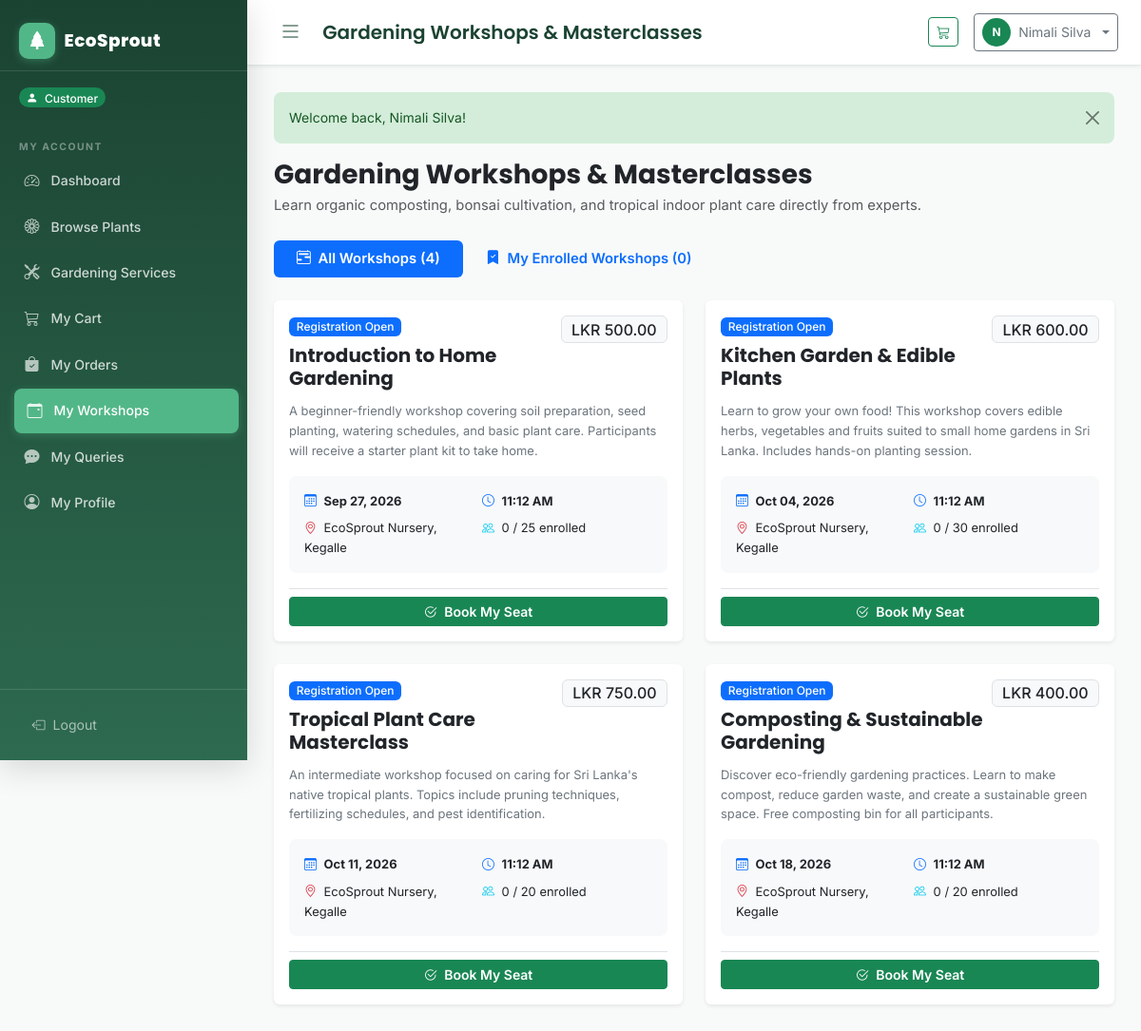
/customer/my-workshops.php (signed in), run on the app's committed database.
### tables this page shows
CREATE TABLE IF NOT EXISTS workshops (
    id             INT UNSIGNED AUTO_INCREMENT PRIMARY KEY,
    title          VARCHAR(200)  NOT NULL,
    description    TEXT          NULL,
    schedule_date  DATETIME      NOT NULL,
    capacity       INT UNSIGNED  NOT NULL DEFAULT 20,
    fee            DECIMAL(10,2) NOT NULL DEFAULT 0.00,
    created_at     TIMESTAMP NOT NULL DEFAULT CURRENT_TIMESTAMP,
    updated_at     TIMESTAMP NOT NULL DEFAULT CURRENT_TIMESTAMP ON UPDATE CURRENT_TIMESTAMP,
    INDEX idx_schedule_date (schedule_date)
);

### includes/auth.php (called while the page is built, shortened)
<?php
function getBaseUrl(): string
{
    $protocol = (!empty($_SERVER['HTTPS']) && $_SERVER['HTTPS'] !== 'off') ? 'https' : 'http';
    $host     = $_SERVER['HTTP_HOST'] ?? 'localhost';
    $scriptName = str_replace('\\', '/', $_SERVER['SCRIPT_NAME'] ?? '');
    if (preg_match('#^(.*?)/(?:admin|staff|customer|actions|includes|assets|database)(?:/|$)#i', $scriptName, $matches)) {
        $subFolder = $matches[1];
    } else {
        $subFolder = dirname($scriptName);
    }
    $subFolder = str_replace('\\', '/', $subFolder);
    return rtrim($protocol . '://' . $host . $subFolder, '/');
}

### customer/my-workshops.php (the view, shortened to what this page needs)
<?php
require_once __DIR__ . '/../includes/auth.php';
require_once __DIR__ . '/../includes/functions.php';
$pdo    = getPDO();
$base   = getBaseUrl();
$userId = getCurrentUserId();
$regStmt = $pdo->prepare("SELECT workshop_id FROM workshop_registrations WHERE user_id = ?");
$regStmt->execute([$userId]);
$myRegIds = $regStmt->fetchAll(PDO::FETCH_COLUMN);
$allWsStmt = $pdo->query("
    SELECT w.*, COUNT(r.id) AS registered_count
    FROM workshops w
    LEFT JOIN workshop_registrations r ON w.id = r.workshop_id
    GROUP BY w.id
    ORDER BY w.schedule_date ASC
");
$allWorkshops = $allWsStmt->fetchAll();
$pageHeading = 'Gardening Workshops & Masterclasses';
$wsAction    = $base . '/actions/workshop_action.php';
?>
<!DOCTYPE html>
<html lang="en">
<head>
    <link rel="stylesheet" href="https://cdn.jsdelivr.net/npm/bootstrap@5.3.3/dist/css/bootstrap.min.css">
    <link rel="stylesheet" href="https://cdn.jsdelivr.net/npm/bootstrap-icons@1.11.3/font/bootstrap-icons.min.css">
    <link rel="stylesheet" href="<?= $base ?>/assets/css/style.css">
</head>
<body>
<div class="app-wrapper">
    <?php require_once __DIR__ . '/../components/sidebar.php'; ?>
    <div class="main-content">
        <?php require_once __DIR__ . '/../components/navbar.php'; ?>
        <div class="content-area">
            <?= renderFlash() ?>
            <div class="d-flex flex-column flex-md-row justify-content-between align-items-md-center gap-3 mb-4">
                <div>
                    <h2 class="h3 mb-1 text-dark fw-bold"><?= htmlspecialchars($pageHeading) ?></h2>
                    <p class="text-muted mb-0">Learn organic composting, bonsai cultivation, and tropical indoor plant care directly from experts.</p>
                </div>
            </div>
            <ul class="nav nav-pills mb-4" id="workshopTab" role="tablist">
                <li class="nav-item">
                    <button class="nav-link active px-4 py-2 fw-semibold" id="all-tab" data-bs-toggle="pill" data-bs-target="#all-workshops" type="button">
                        <i class="bi bi-calendar2-range me-1"></i> All Workshops (<?= count($allWorkshops) ?>)
                    </button>
                </li>
                <li class="nav-item">
                    <button class="nav-link px-4 py-2 fw-semibold" id="my-tab" data-bs-toggle="pill" data-bs-target="#my-workshops" type="button">
                        <i class="bi bi-bookmark-check-fill me-1"></i> My Enrolled Workshops (<?= count($myRegIds) ?>)
                    </button>
                </li>
            </ul>
            <div class="tab-content" id="workshopTabContent">
                <div class="tab-pane fade show active" id="all-workshops">
                    <?php if (empty($allWorkshops)): ?>
                        <div class="card border-0 shadow-sm text-center py-5">
                            <div class="card-body">
                                <i class="bi bi-calendar-x display-4 text-muted mb-3 d-block"></i>
                                <h5>No Workshops Currently Scheduled</h5>
                                <p class="text-muted">Check back soon for new hands-on sessions at our Kegalle nursery.</p>
                            </div>
                        </div>
                    <?php else: ?>
                        <div class="row g-4">
                            <?php foreach ($allWorkshops as $ws):
                                $isRegistered = in_array((int)$ws['id'], $myRegIds);
                                $isFull = (int)$ws['registered_count'] >= (int)$ws['capacity'];
                                $isPast = strtotime($ws['schedule_date']) < time();
                            ?>
                                <div class="col-12 col-md-6">
                                    <div class="card border-0 shadow-sm h-100 <?= $isRegistered ? 'border-start border-4 border-success' : '' ?>">
                                        <div class="card-body d-flex flex-column">
                                            <div class="d-flex justify-content-between align-items-start mb-2">
                                                <div>
                                                    <?php if ($isPast): ?>
                                                        <span class="badge bg-secondary mb-2">Past Event</span>
                                                    <?php elseif ($isRegistered): ?>
                                                        <span class="badge bg-success mb-2"><i class="bi bi-check-circle me-1"></i>You are Enrolled</span>
                                                    <?php elseif ($isFull): ?>
                                                        <span class="badge bg-danger mb-2">Fully Booked</span>
                                                    <?php else: ?>
                                                        <span class="badge bg-primary mb-2">Registration Open</span>
                                                    <?php endif; ?>
                                                    <h5 class="fw-bold text-dark mb-1"><?= htmlspecialchars($ws['title']) ?></h5>
                                                </div>
                                                <span class="badge bg-light text-dark border fs-6">
                                                    <?= (float)$ws['fee'] > 0 ? formatLKR($ws['fee']) : '<span class="text-success fw-bold">FREE</span>' ?>
                                                </span>
                                            </div>
                                            <p class="text-secondary small mb-3 flex-grow-1">
                                                <?= nl2br(htmlspecialchars($ws['description'] ?? '')) ?>
                                            </p>
                                            <div class="bg-light p-3 rounded-3 mb-3 small">
                                                <div class="row g-2 text-dark">
                                                    <div class="col-6">
                                                        <i class="bi bi-calendar3 text-primary me-1"></i>
                                                        <strong><?= date('M d, Y', strtotime($ws['schedule_date'])) ?></strong>
                                                    </div>
                                                    <div class="col-6">
                                                        <i class="bi bi-clock text-primary me-1"></i>
                                                        <strong><?= date('h:i A', strtotime($ws['schedule_date'])) ?></strong>
                                                    </div>
                                                    <div class="col-6">
                                                        <i class="bi bi-geo-alt text-danger me-1"></i>
                                                        EcoSprout Nursery, Kegalle
                                                    </div>
                                                    <div class="col-6">
                                                        <i class="bi bi-people text-info me-1"></i>
                                                        <?= $ws['registered_count'] ?> / <?= $ws['capacity'] ?> enrolled
                                                    </div>
                                                </div>
                                            </div>
                                            <div class="pt-2 border-top mt-auto">
                                                <?php if ($isPast): ?>
                                                    <button class="btn btn-secondary btn-sm w-100 disabled" disabled>Event Concluded</button>
                                                <?php elseif ($isFull): ?>
                                                    <button class="btn btn-secondary btn-sm w-100 disabled" disabled>Registration Full</button>
                                                <?php else: ?>
                                                    <form method="POST" action="<?= $wsAction ?>">
                                                        <button type="submit" class="btn btn-success btn-sm w-100 fw-semibold">
                                                            <i class="bi bi-check2-circle me-1"></i> Book My Seat
                                                        </button>
                                                    </form>
                                                <?php endif; ?>
                                            </div>
                                        </div>
                                    </div>
                                </div>
                            <?php endforeach; ?>
                        </div>
                    <?php endif; ?>
                </div>
            </div>
        </div>
    </div>
</div>
</body>
</html>

### assets/css/style.css (style rules this page uses)
:root { --eco-primary: #2d6a4f; --eco-primary-dark: #1b4332; --eco-primary-light: #40916c; --eco-accent: #52b788; --eco-accent-light: #95d5b2; --eco-mint: #d8f3dc; --eco-earth: #a98467; --eco-sand: #f4e8c1; --eco-bark: #6b4226; --eco-gray-50: #f8faf9; --eco-gray-100: #f0f4f2; --eco-gray-200: #e2ebe6; --eco-gray-400: #9dbaab; --eco-gray-600: #5a7a6a; --eco-gray-800: #2c3e35; --sidebar-width: 260px; --navbar-height: 64px; --border-radius: 12px; --border-radius-sm: 8px; --shadow-sm: 0 1px 4px rgba(0,0,0,0.08); --shadow-md: 0 4px 16px rgba(0,0,0,0.10); --shadow-lg: 0 8px 32px rgba(0,0,0,0.14); --transition: all 0.25s cubic-bezier(.4,0,.2,1); }
*, *::before, *::after { box-sizing: border-box; }
html { scroll-behavior: smooth; }
body { font-family: 'Inter', system-ui, sans-serif; background-color: var(--eco-gray-50); color: var(--eco-gray-800); font-size: 0.925rem; line-height: 1.6; min-height: 100vh; }
h1, h2, h3, h4, h5, h6 { font-family: 'Poppins', 'Inter', sans-serif; font-weight: 700; color: var(--eco-primary-dark); }
.app-wrapper { display: flex; width: 100%; min-height: 100vh; overflow-x: hidden; position: relative; }
.main-content { margin-left: 260px !important; width: calc(100% - 260px) !important; max-width: calc(100% - 260px) !important; min-width: 0; flex: 1 1 auto; display: flex; flex-direction: column; min-height: 100vh; transition: margin-left 0.3s cubic-bezier(.4,0,.2,1), width 0.3s cubic-bezier(.4,0,.2,1), max-width 0.3s cubic-bezier(.4,0,.2,1); overflow-x: hidden; box-sizing: border-box; }
.content-area, .page-content { padding: 1.75rem; flex: 1 0 auto; width: 100%; max-width: 100%; min-width: 0; }
.badge { font-weight: 500; font-size: 0.75rem; padding: 0.35em 0.65em; }

### data on the page
workshops: shows "Registration Open", title "Introduction to Home Gardening", fee "LKR 500.00", description "A beginner-friendly workshop covering soil preparation, seed planting, watering schedules, and basic plant care. Participants will receive a starter plant kit to take home.", schedule_date "Sep 27, 2026", schedule_date "11:12 AM", registered_count "0", capacity "25"
workshops: shows "Registration Open", title "Kitchen Garden & Edible Plants", fee "LKR 600.00", description "Learn to grow your own food! This workshop covers edible herbs, vegetables and fruits suited to small home gardens in Sri Lanka. Includes hands-on planting session.", schedule_date "Oct 04, 2026", schedule_date "11:12 AM", registered_count "0", capacity "30"
workshops: shows "Registration Open", title "Tropical Plant Care Masterclass", fee "LKR 750.00", description "An intermediate workshop focused on caring for Sri Lanka's native tropical plants. Topics include pruning techniques, fertilizing schedules, and pest identification.", schedule_date "Oct 11, 2026", schedule_date "11:12 AM", registered_count "0", capacity "20"
workshops: shows "Registration Open", title "Composting & Sustainable Gardening", fee "LKR 400.00", description "Discover eco-friendly gardening practices. Learn to make compost, reduce garden waste, and create a sustainable green space. Free composting bin for all participants.", schedule_date "Oct 18, 2026", schedule_date "11:12 AM", registered_count "0", capacity "20"

### other printed values
$role "Customer"
$pageHeading "Gardening Workshops & Masterclasses"
substr($userName, 0, 1) "N"
$userName "Nimali Silva"
$msg "Welcome back, Nimali Silva!"
count($allWorkshops) "4"
count($myRegIds) "0"
